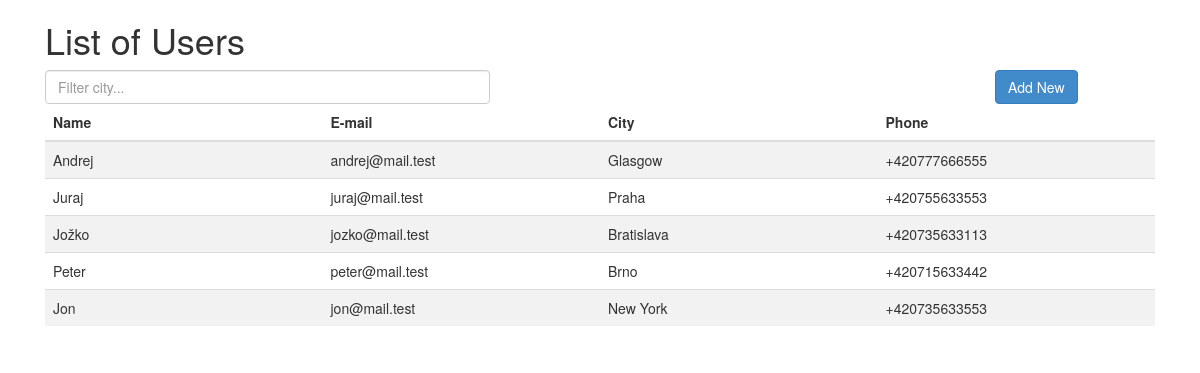
Before: / with the older database file.
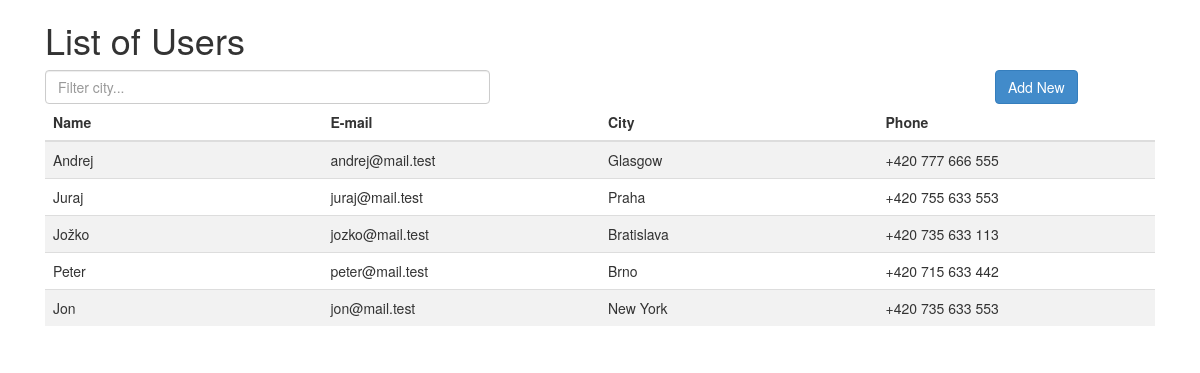
After: the same page with the newer database file.
### tables this page shows
CREATE TABLE IF NOT EXISTS `users` (
  `id` int(11) NOT NULL AUTO_INCREMENT,
  `name` text NOT NULL,
  `email` text NOT NULL,
  `city` text NOT NULL,
  `phone` text NOT NULL,
  `created_at` datetime NOT NULL,
  PRIMARY KEY (`id`)
);

### core/app.php (called while the page is built, shortened)
<?php
require dirname(__FILE__).'/base_model.php';
class App {
	public function __construct(){
		$this->directory = dirname(__FILE__);
		$this->config = require $this->directory.'/config.php';
		$this->db = require $this->directory.'/database.php';
	}
	public function renderView($viewfile, $vars = array()) {
		include './views/'.$viewfile.'.php';
		$content = ob_get_contents();
		include './views/layout.php';
	}
}
return new App();

### index.php (called while the page is built)
<?php
$app = require "./core/app.php";
$users = User::find($app->db,'*');
$app->renderView('index', array(
	'users' => $users
));

### core/config.php (called while the page is built, shortened)
<?php
class Config {
	public function __construct() {
		$this->directory = dirname(__FILE__);
		require $this->directory.'/../config/database.php';
		$this->database = $database;
	}
}
return new Config();

### config/database.php (called while the page is built)
<?php
function envOrDefault($var, $default) {
    $env = getenv($var);
    return !$env ? $default : $env;
}
$database = array(
	'address' 	=> envOrDefault('DB_ADDRESS', 'localhost:3306'),
	'username'	=> envOrDefault('DB_USER', 'root'),
	'password'	=> envOrDefault('DB_PASSWORD', 'local'),
	'database'	=> envOrDefault('DB_DATABASE', 'app')
);

### core/database.php (called while the page is built, shortened)
<?php
class Database {
	public $mysqli;
	public function connect($config){
		$this->config = $config;
		$this->mysqli = new mysqli($this->config['address'], $this->config['username'], $this->config['password'], $this->config['database']);
		$this->mysqli->query("SET CHARACTER SET utf8");
	}
	private function getRows($res){
		$r = array();
		while($row = $res->fetch_assoc()){
			$r[] = $row;
		}
		return $r;
	}
	public function query($q){
		$res = $this->mysqli->query($q) or $this->handleError();
		$ret =  is_object($res)?$this->getRows($res):true;
		return $ret;
	}
}
return new Database();

### core/base_model.php (called while the page is built, shortened)
<?php
class BaseModel {
	protected $fields = array();
	protected function getField($field){
		if(array_key_exists($field,$this->fields)){
			return $this->fields[$field];
		}
	}
	protected function setField($field,$value){
		$this->fields[$field] = $value;
	}
	public static function find($db,$fields = array(),$conditions = array(),$order = array(),$limit = null){
		$where = self::buildWhere($conditions);
		$sort = self::buildOrderBy($order);
		$limit = self::buildLimit($limit);
		$select = self::buildSelect($fields);
		$query = 'SELECT '.$select.' FROM `'.static::tableName.'` WHERE '.$where.' '.$sort.' '.$limit;
		$res = $db->query($query);
		$ret = array();
		foreach($res as $result){
			$newClass = new $className($db);
			foreach ($result as $field => $value){
				if($field != 'id')$newClass->setField($field, $value);
				else $newClass->setId($value);
			}
			$ret[] = $newClass;
		}
		return $ret;
	}
	private static function buildWhere($conditions){
		$where = '1';
		return $where;
	}
	private static function buildOrderBy($order){
		$sort = !empty($order)?'ORDER BY':'';
		return $sort;
	}
	private static function buildLimit($limit){
		return $limit = isset($limit)?'LIMIT '.$limit[0].', '.$limit[1]:'';
	}
	private static function buildSelect($fields){
		return $fields;
	}
}

### models/user.php (called while the page is built, shortened)
<?php
class User extends BaseModel{
	public function getName() {
		return $this->getField('name');
	}
	public function getEmail() {
		return $this->getField('email');
	}
	public function getCity() {
		return $this->getField('city');
	}
    public function getPhone() {
        return $this->getField('phone');
    }
}

### views/index.php (the view, shortened to what this page needs)
<div class="container">
    <h1>List of Users</h1>
    <div class="row">
        <div class="col-md-5 col-sm-5 col-xs-5">
            <input type="text" id="filterInput" class="form-control" onkeyup="filterTableByRow(2)"
                   placeholder="Filter city...">
        </div>
        <div class="col-md-1 col-md-offset-5 col-sm-1 col-sm-offset-5 col-xs-1 col-xs-offset-5">
            <button type="button" class="btn btn-primary" data-toggle="modal" data-target="#new-record-modal">Add New
            </button>
        </div>
    </div>
    <table class="table" id="userTable">
        <thead class="thead-dark">
        <tr>
            <th>Name</th>
            <th>E-mail</th>
            <th>City</th>
            <th>Phone</th>
        </tr>
        </thead>
        <tbody>
        <?php foreach ($users as $key => $user): ?>
            <tr class="<?php echo $key % 2 === 0 ? "even" : ""; ?>">
                <td><?= $user->getName() ?></td>
                <td><?= $user->getEmail() ?></td>
                <td><?= $user->getCity() ?></td>
                <td><?= $user->getPhone() ?></td>
            </tr>
        <?php endforeach; ?>
        </tbody>
    </table>
</div>

### views/layout.php (shortened to what this page needs)
<!DOCTYPE html>
<html>
  <head>
    <link rel="stylesheet" type="text/css" href="css/bootstrap.min.css">
    <link rel="stylesheet" type="text/css" href="css/application.css">
  </head>
  <body>
  <div class="container">
    <?= $content ?>
  </div>
  </body>
</html>

### css/application.css (style rules this page uses)
table tr.even { background-color: #f2f2f2; }
table td, table th { width: 25%; }

Changed rows visible on the page:
changed users "Andrej": phone "+420777666555" → "+420 777 666 555"
changed users "Juraj": phone "+420755633553" → "+420 755 633 553"
changed users "Jožko": phone "+420735633113" → "+420 735 633 113"
changed users "Peter": phone "+420715633442" → "+420 715 633 442"
changed users "Jon": phone "+420735633553" → "+420 735 633 553"
